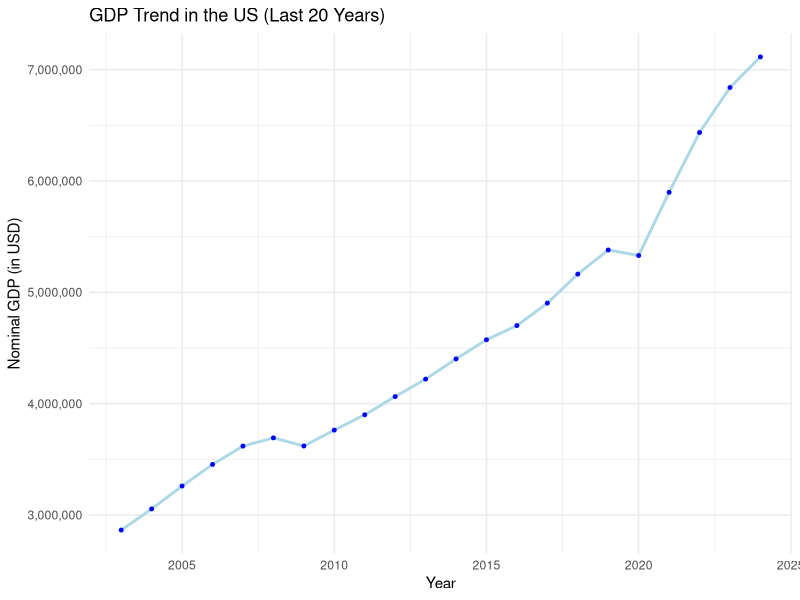
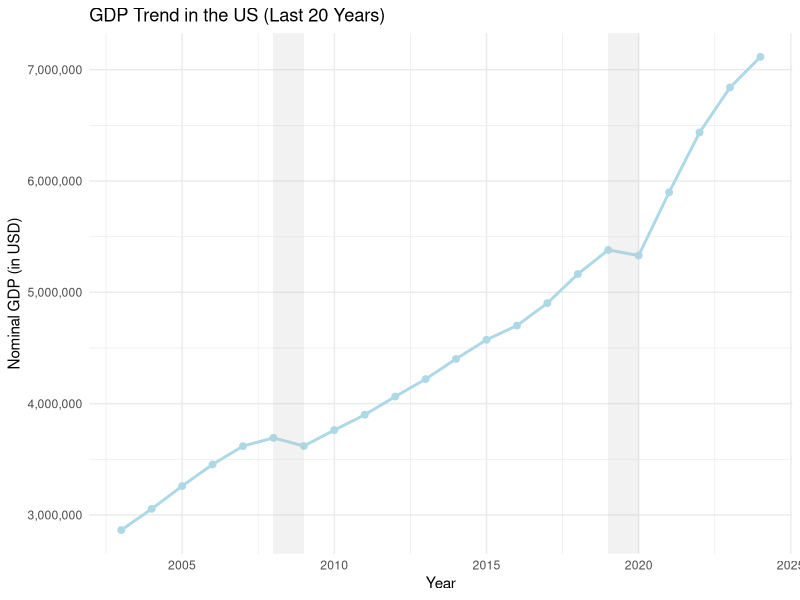
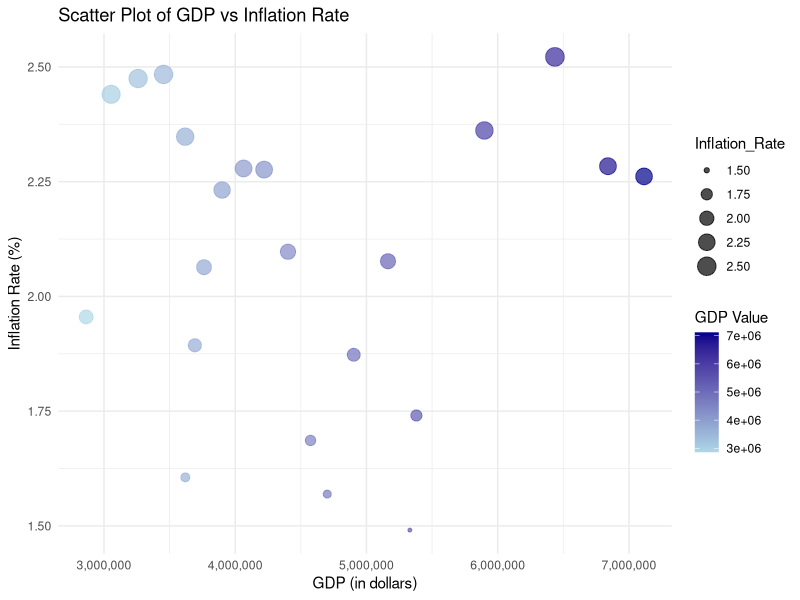
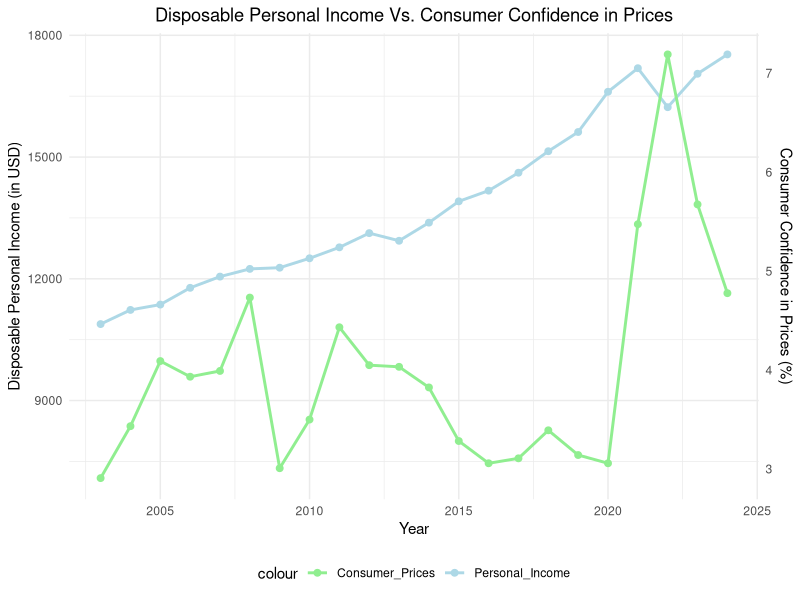
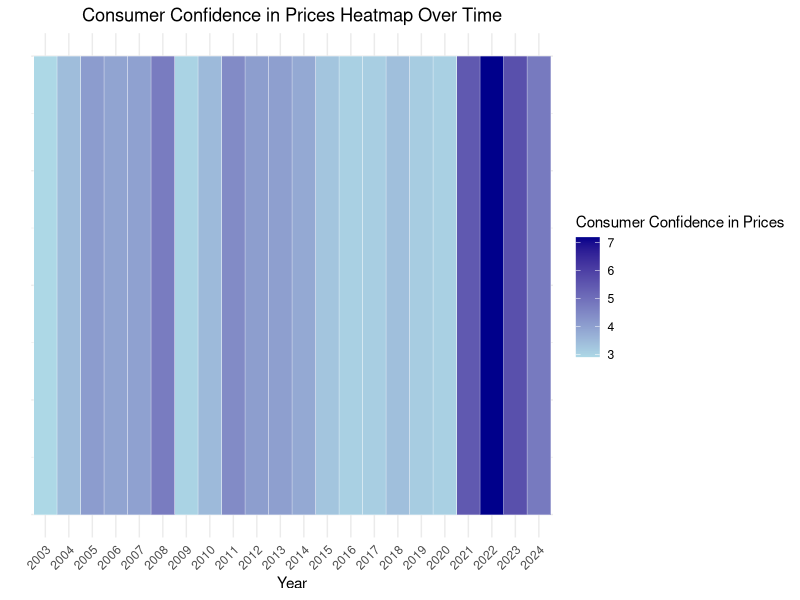
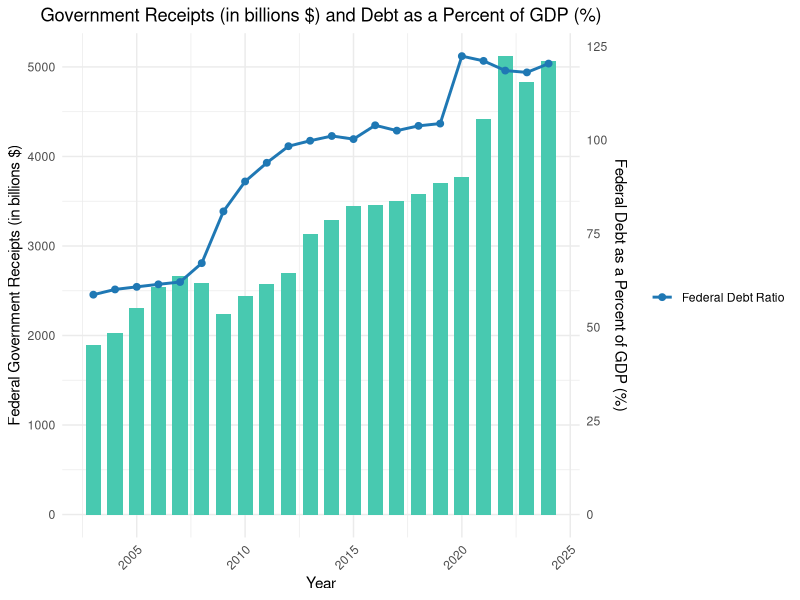
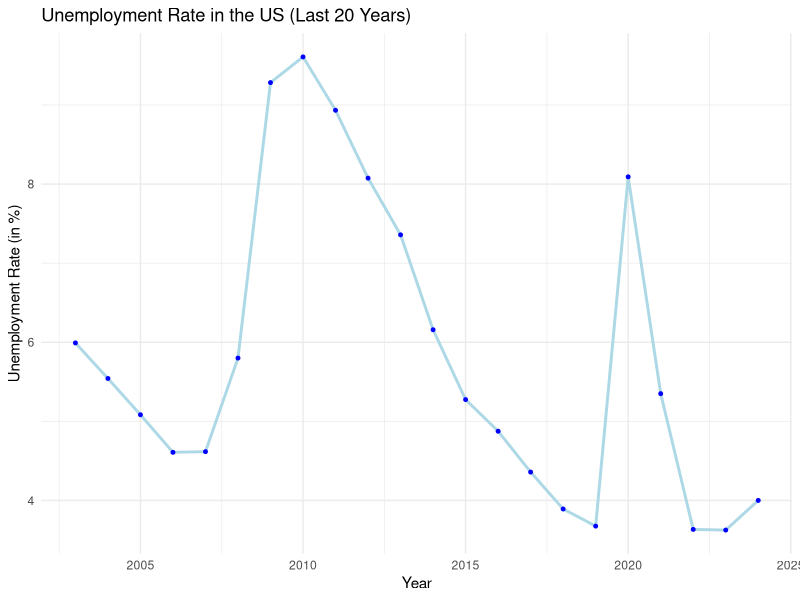
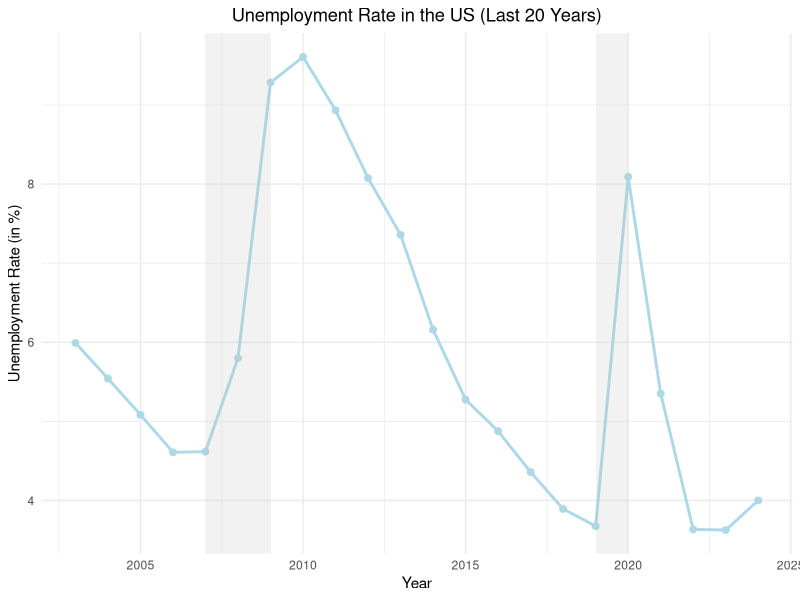

Write the R code that produced these figures, in order.
## ---- chunk 1
##install.packages("readxl")  # Install if not already installed
library(readxl)
## ---- chunk 2
# Replace 'your_file.xlsx' with the path to your Excel file
mydata <- read_excel("Final_Project_copy_2.xls")

# View the first few rows of the data
head(mydata)
str(mydata)
## ---- chunk 3
## Load the required packages
# install.packages("ggplot2")
library(ggplot2)
# install.packages("dplyr")
library(dplyr)
library(scales)

## Renaming variables for simplicity
mydata <- mydata %>%
  rename(Year = `Years (DATE)`,
         Inflation_Rate = `Average of 10-Year Breakeven Inflation Rate`,
         GDP = `Average of Nominal Gross Domestic Product for United States`,
         Consumer_Prices = `Average of Consumer Opinion Surveys: Consumer Prices: Future Tendency for United States`,
         Unemployment_Rate = `Average of Unemployment Rate`,
         Trade_Balance = `Average of Trade Balance: Goods and Services, Balance of Payments Basis`,
         Personal_Income = `Average of Real Disposable Personal Income`,
         Government_Receipts = `Average of Federal Government Current Receipts`,
         Federal_Debt_Ratio = `Average of Federal Debt: Total Public Debt as Percent of Gross Domestic Product`)


## Converting 'Year' column from character to numeric
mydata$Year <- as.numeric(mydata$Year)

## Preview the dataset
head(mydata)
str(mydata)

# Create the line graph
ggplot(data = mydata, aes(x = Year, y = GDP)) +
  geom_line(color = "lightblue", size = 1) +
  geom_point(color = "blue", size = 1) +  # Add points on the line
  labs(title = "GDP Trend in the US (Last 20 Years)",
       x = "Year",
       y = "Nominal GDP (in USD)") +
  scale_y_continuous(labels = scales::comma) +
  theme_minimal()

# Define economic downturn periods (example years)
recessions <- data.frame(
  start = c(2008, 2019),  # Start of recession
  end = c(2009, 2020)     # End of recession
)

# Plot the graph with shaded areas for recessions
ggplot(data = mydata, aes(x = Year, y = GDP)) +
  geom_line(color = "lightblue", size = 1) +
  geom_point(color = "lightblue", size = 2) +  # Add points on the line
  geom_rect(data = recessions, aes(xmin = start, xmax = end, ymin = -Inf, ymax = Inf),
            fill = "grey", alpha = 0.2, inherit.aes = FALSE) +  # Shaded areas
  labs(title = "GDP Trend in the US (Last 20 Years)",
       x = "Year",
       y = "Nominal GDP (in USD)") +
  scale_y_continuous(labels = scales::comma) +
  theme_minimal()
## ---- chunk 4
ggplot(mydata, aes(x = GDP, y = Inflation_Rate, color = GDP)) +
  geom_point(aes(size = Inflation_Rate), alpha = 0.7) +
  labs(title = "Scatter Plot of GDP vs Inflation Rate",
       x = "GDP (in dollars)",
       y = "Inflation Rate (%)") +
  scale_x_continuous(labels = comma) +  # Format x-axis with commas
  scale_color_gradient(low = "lightblue", high = "darkblue", name = "GDP Value") +
  theme_minimal()
## ---- chunk 5
scale_factor <- max(mydata$Personal_Income) / max(mydata$Consumer_Prices)

ggplot(mydata, aes(x = Year)) +
  geom_line(aes(y = Personal_Income, color = "Personal_Income"), size = 1) +
  geom_point(aes(y = Personal_Income, color = "Personal_Income"), size = 2) +
  geom_line(aes(y = Consumer_Prices * (max(Personal_Income) / max(Consumer_Prices)),
                color = "Consumer_Prices"), size = 1) +
  geom_point(aes(y = Consumer_Prices * (max(Personal_Income) / max(Consumer_Prices)),
                color = "Consumer_Prices"), size = 2) +
  scale_y_continuous(
    name = "Disposable Personal Income (in USD)",
    sec.axis = sec_axis(~ . / scale_factor, name = "Consumer Confidence in Prices (%)")
  ) +
  scale_color_manual(values = c("Personal_Income" = "lightblue", "Consumer_Prices" = "lightgreen")) +
  labs(title = "Disposable Personal Income Vs. Consumer Confidence in Prices",
       x = "Year") +
  theme_minimal() +
  theme(legend.position = "bottom") +
  theme(plot.title = element_text(hjust = 0.5))
## ---- chunk 6
ggplot(mydata, aes(x = factor(Year), y = 1, fill = Consumer_Prices)) +
  geom_tile(color = "white") +
  scale_fill_gradient(low = "lightblue", high = "darkblue", name = "Consumer Confidence in Prices") +
  labs(title = "Consumer Confidence in Prices Heatmap Over Time",
       x = "Year",
       y = "") +
  theme_minimal() +
  # To organize the x-axis so everything looks neat
  theme(axis.text.y = element_blank(),
        axis.ticks.y = element_blank(),
        axis.text.x = element_text(angle = 45, hjust = 1)) +
  theme(plot.title = element_text(hjust = 0.5))
## ---- chunk 7
scale_factor <- max(mydata$Government_Receipts) / max(mydata$Federal_Debt_Ratio)

# Create dual chart
ggplot(mydata, aes(x = Year)) +
  # Bar chart for Government Receipts
    geom_bar(aes(y = Government_Receipts), 
           stat = "identity", 
           fill = "#48c9b0",      # Color for the bars
           width = 0.7) +         # Adjusting bar width
  # Line chart for Federal Debt Ratio with secondary axis
  geom_line(aes(y = Federal_Debt_Ratio * scale_factor, color = "Federal Debt Ratio"), size = 1) +
  geom_point(aes(y = Federal_Debt_Ratio * scale_factor, color = "Federal Debt Ratio"), size = 2)  +
  scale_y_continuous(
    name = "Federal Government Receipts (in billions $)",
    sec.axis = sec_axis(~ . / scale_factor, name = "Federal Debt as a Percent of GDP (%)")
  ) +
  labs(title = "Government Receipts (in billions $) and Debt as a Percent of GDP (%)",
       x = "Year") +
  scale_color_manual(name = "", values = c("Federal Debt Ratio" = "#1f78b4")) +
  theme_minimal() +
  theme(axis.text.x = element_text(angle = 45, hjust = 1)) +  # Rotate x-axis labels for readability
  theme(plot.title = element_text(hjust = 0.5))
## ---- chunk 8
# Create the line graph
ggplot(data = mydata, aes(x = Year, y = Unemployment_Rate)) +
  geom_line(color = "lightblue", size = 1) +
  geom_point(color = "blue", size = 1) +  # Add points on the line
  labs(title = "Unemployment Rate in the US (Last 20 Years)",
       x = "Year",
       y = "Unemployment Rate (in %)") +
  theme_minimal()


# Define economic downturn periods (example years)
recessions <- data.frame(
  start = c(2007, 2019),  # Start of recession
  end = c(2009, 2020)     # End of recession
)

# Plot the graph with shaded areas for recessions
ggplot(data = mydata, aes(x = Year, y = Unemployment_Rate)) +
  geom_line(color = "lightblue", size = 1) +
  geom_point(color = "lightblue", size = 2) +  # Add points on the line
  geom_rect(data = recessions, aes(xmin = start, xmax = end, ymin = -Inf, ymax = Inf),
            fill = "grey", alpha = 0.2, inherit.aes = FALSE) +  # Shaded areas
  labs(title = "Unemployment Rate in the US (Last 20 Years)",
       x = "Year",
       y = "Unemployment Rate (in %)") +
  theme_minimal() +
  theme(plot.title = element_text(hjust = 0.5))
## ---- chunk 9
scale_factor <- max(mydata$GDP) / max(mydata$Unemployment_Rate)

# Create dual chart
ggplot(mydata, aes(x = Year)) +
  # Bar chart for GDP
    geom_bar(aes(y = GDP), 
           stat = "identity", 
           fill = "#48c9b0",      # Color for the bars
           width = 0.7) +         # Adjusting bar width
  # Line chart for Unemployment RAte with secondary axis
  geom_line(aes(y = Unemployment_Rate * scale_factor, color = "Unemployment_Rate"), size = 1) +
  geom_point(aes(y = Unemployment_Rate * scale_factor, color = "Unemployment_Rate"), size = 2) +
  scale_y_continuous(
    name = "GDP (in millions $)",
    sec.axis = sec_axis(~ . / scale_factor, name = "Unemployment Rate (%)")
  ) +
  labs(title = "GDP (in millions $) and Unemployment Rate (%)",
       x = "Year") +
  scale_color_manual(name = "", values = c("Unemployment_Rate" = "#1f78b4")) +
  theme_minimal() +
  theme(axis.text.x = element_text(angle = 45, hjust = 1)) + # Rotate x-axis labels for readability
  theme(plot.title = element_text(hjust = 0.5))
## ---- chunk 10
# Create the line graph
ggplot(data = mydata, aes(x = Year, y = Trade_Balance)) +
  geom_line(color = "lightblue", size = 1) +
  geom_point(color = "lightblue", size = 2) +  # Add points on the line
  labs(title = "U.S. Trade Balance in millions of $ (Last 20 Years)",
       x = "Year",
       y = "Trade Balance (in millions of $)") +
  theme_minimal() +
  theme(plot.title = element_text(hjust = 0.5))
## ---- chunk 11
ggplot(mydata, aes(
  x = Trade_Balance,
  y = GDP,
  size = Federal_Debt_Ratio
)) +
  geom_point(alpha = 0.7, color = "steelblue") +
  scale_y_continuous(labels = scales::comma) +
  scale_size_continuous(name = "Federal Debt Level", range = c(2, 10)) +
  labs(
    title = "Trade Activity vs. Economic Indicators",
    x = "Trade Balance (in billion $)",
    y = "GDP (in millions $)"
  ) +
  theme_minimal() +
  theme(
    plot.title = element_text(size = 12, face = "bold"),
    axis.title = element_text(size = 12, face = "bold"),
    axis.text = element_text(size = 12),
    legend.title = element_text(size = 16, face = "bold"),
    legend.text = element_text(size = 14),
    plot.margin = margin(t = 10, r = 10, b = 10, l = 10)
  )
